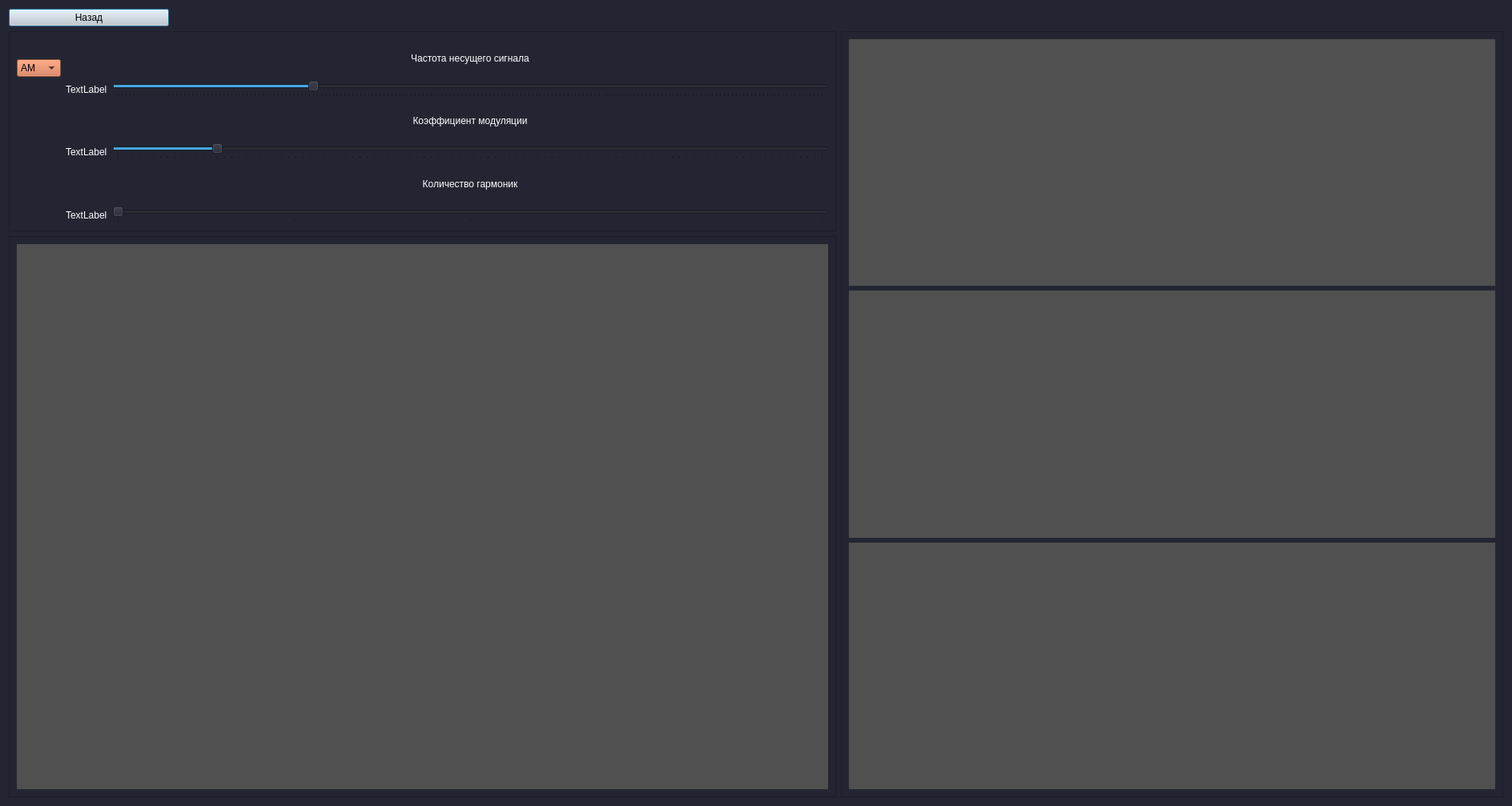
<?xml version="1.0" encoding="UTF-8"?>
<ui version="4.0">
 <class>Dialog</class>
 <widget class="QDialog" name="Dialog">
  <property name="geometry">
   <rect>
    <x>0</x>
    <y>0</y>
    <width>1888</width>
    <height>1007</height>
   </rect>
  </property>
  <property name="windowTitle">
   <string>Dialog</string>
  </property>
  <property name="styleSheet">
   <string notr="true">background-color: rgb(35,38,50)</string>
  </property>
  <layout class="QGridLayout" name="gridLayout">
   <item row="1" column="0" colspan="2">
    <widget class="QFrame" name="frame_6">
     <property name="maximumSize">
      <size>
       <width>16777215</width>
       <height>250</height>
      </size>
     </property>
     <property name="frameShape">
      <enum>QFrame::StyledPanel</enum>
     </property>
     <property name="frameShadow">
      <enum>QFrame::Plain</enum>
     </property>
     <layout class="QGridLayout" name="gridLayout_3">
      <item row="5" column="2">
       <widget class="QLabel" name="label_3">
        <property name="styleSheet">
         <string notr="true">color: rgb(255, 255, 255);
font: 9pt &quot;MS Shell Dlg 2&quot;;</string>
        </property>
        <property name="text">
         <string>Количество гармоник</string>
        </property>
        <property name="alignment">
         <set>Qt::AlignCenter</set>
        </property>
       </widget>
      </item>
      <item row="3" column="2">
       <widget class="QLabel" name="label_2">
        <property name="styleSheet">
         <string notr="true">color: rgb(255, 255, 255);
font: 9pt &quot;MS Shell Dlg 2&quot;;</string>
        </property>
        <property name="text">
         <string>Коэффициент модуляции</string>
        </property>
        <property name="alignment">
         <set>Qt::AlignCenter</set>
        </property>
       </widget>
      </item>
      <item row="6" column="1">
       <widget class="QLabel" name="lbl_harm">
        <property name="styleSheet">
         <string notr="true">color: rgb(255, 255, 255);
font: 9pt &quot;MS Shell Dlg 2&quot;;</string>
        </property>
        <property name="text">
         <string>TextLabel</string>
        </property>
       </widget>
      </item>
      <item row="1" column="2">
       <widget class="QLabel" name="label">
        <property name="styleSheet">
         <string notr="true">color: rgb(255, 255, 255);
font: 9pt &quot;MS Shell Dlg 2&quot;;</string>
        </property>
        <property name="text">
         <string>Частота несущего сигнала</string>
        </property>
        <property name="alignment">
         <set>Qt::AlignCenter</set>
        </property>
       </widget>
      </item>
      <item row="6" column="2">
       <widget class="QSlider" name="qs_hormonics">
        <property name="cursor">
         <cursorShape>SplitHCursor</cursorShape>
        </property>
        <property name="minimum">
         <number>1</number>
        </property>
        <property name="maximum">
         <number>5</number>
        </property>
        <property name="pageStep">
         <number>1</number>
        </property>
        <property name="value">
         <number>1</number>
        </property>
        <property name="tracking">
         <bool>true</bool>
        </property>
        <property name="orientation">
         <enum>Qt::Horizontal</enum>
        </property>
        <property name="tickPosition">
         <enum>QSlider::TicksBelow</enum>
        </property>
       </widget>
      </item>
      <item row="2" column="2">
       <widget class="QSlider" name="qs_carrier_freq">
        <property name="cursor">
         <cursorShape>SplitHCursor</cursorShape>
        </property>
        <property name="minimum">
         <number>200</number>
        </property>
        <property name="maximum">
         <number>2000</number>
        </property>
        <property name="singleStep">
         <number>1</number>
        </property>
        <property name="pageStep">
         <number>10</number>
        </property>
        <property name="value">
         <number>700</number>
        </property>
        <property name="sliderPosition">
         <number>700</number>
        </property>
        <property name="tracking">
         <bool>true</bool>
        </property>
        <property name="orientation">
         <enum>Qt::Horizontal</enum>
        </property>
        <property name="invertedAppearance">
         <bool>false</bool>
        </property>
        <property name="invertedControls">
         <bool>false</bool>
        </property>
        <property name="tickPosition">
         <enum>QSlider::TicksBelow</enum>
        </property>
       </widget>
      </item>
      <item row="4" column="1">
       <widget class="QLabel" name="lbl_m">
        <property name="styleSheet">
         <string notr="true">color: rgb(255, 255, 255);
font: 9pt &quot;MS Shell Dlg 2&quot;;</string>
        </property>
        <property name="text">
         <string>TextLabel</string>
        </property>
       </widget>
      </item>
      <item row="4" column="2">
       <widget class="QSlider" name="qs_coef_mod">
        <property name="cursor">
         <cursorShape>SplitHCursor</cursorShape>
        </property>
        <property name="minimum">
         <number>1</number>
        </property>
        <property name="maximum">
         <number>100</number>
        </property>
        <property name="pageStep">
         <number>1</number>
        </property>
        <property name="value">
         <number>15</number>
        </property>
        <property name="sliderPosition">
         <number>15</number>
        </property>
        <property name="orientation">
         <enum>Qt::Horizontal</enum>
        </property>
        <property name="tickPosition">
         <enum>QSlider::TicksBelow</enum>
        </property>
       </widget>
      </item>
      <item row="1" column="0" rowspan="2">
       <widget class="QComboBox" name="cb_mod">
        <property name="cursor">
         <cursorShape>PointingHandCursor</cursorShape>
        </property>
        <property name="styleSheet">
         <string notr="true">background-color: rgb(212, 111, 68)</string>
        </property>
        <item>
         <property name="text">
          <string>АМ</string>
         </property>
        </item>
        <item>
         <property name="text">
          <string>ОМ</string>
         </property>
        </item>
        <item>
         <property name="text">
          <string>ЧМ</string>
         </property>
        </item>
        <item>
         <property name="text">
          <string>ЧМн</string>
         </property>
        </item>
        <item>
         <property name="text">
          <string>ФМн</string>
         </property>
        </item>
       </widget>
      </item>
      <item row="2" column="1">
       <widget class="QLabel" name="lbl_freq">
        <property name="styleSheet">
         <string notr="true">color: rgb(255, 255, 255);
font: 9pt &quot;MS Shell Dlg 2&quot;;</string>
        </property>
        <property name="text">
         <string>TextLabel</string>
        </property>
       </widget>
      </item>
     </layout>
    </widget>
   </item>
   <item row="1" column="2" rowspan="2">
    <widget class="QFrame" name="frame_4">
     <property name="frameShape">
      <enum>QFrame::StyledPanel</enum>
     </property>
     <property name="frameShadow">
      <enum>QFrame::Plain</enum>
     </property>
     <layout class="QVBoxLayout" name="verticalLayout">
      <item>
       <widget class="QWidget" name="widget" native="true">
        <property name="styleSheet">
         <string notr="true">background-color: rgb(80, 80, 80)</string>
        </property>
       </widget>
      </item>
      <item>
       <widget class="QWidget" name="widget_2" native="true">
        <property name="styleSheet">
         <string notr="true">background-color: rgb(80, 80, 80)</string>
        </property>
       </widget>
      </item>
      <item>
       <widget class="QWidget" name="widget_3" native="true">
        <property name="styleSheet">
         <string notr="true">background-color: rgb(80, 80, 80)</string>
        </property>
       </widget>
      </item>
     </layout>
    </widget>
   </item>
   <item row="2" column="0" colspan="2">
    <widget class="QFrame" name="frame_7">
     <property name="frameShape">
      <enum>QFrame::StyledPanel</enum>
     </property>
     <property name="frameShadow">
      <enum>QFrame::Plain</enum>
     </property>
     <layout class="QGridLayout" name="gridLayout_2">
      <item row="0" column="0">
       <widget class="QWidget" name="widget_4" native="true">
        <property name="styleSheet">
         <string notr="true">background-color: rgb(80, 80, 80)</string>
        </property>
       </widget>
      </item>
     </layout>
    </widget>
   </item>
   <item row="0" column="0">
    <widget class="QPushButton" name="btn_back">
     <property name="sizePolicy">
      <sizepolicy hsizetype="Preferred" vsizetype="Fixed">
       <horstretch>0</horstretch>
       <verstretch>0</verstretch>
      </sizepolicy>
     </property>
     <property name="maximumSize">
      <size>
       <width>200</width>
       <height>16777215</height>
      </size>
     </property>
     <property name="cursor">
      <cursorShape>PointingHandCursor</cursorShape>
     </property>
     <property name="styleSheet">
      <string notr="true">background-color: rgb(210, 210, 210)</string>
     </property>
     <property name="text">
      <string>Назад</string>
     </property>
    </widget>
   </item>
  </layout>
 </widget>
 <resources/>
 <connections/>
</ui>
